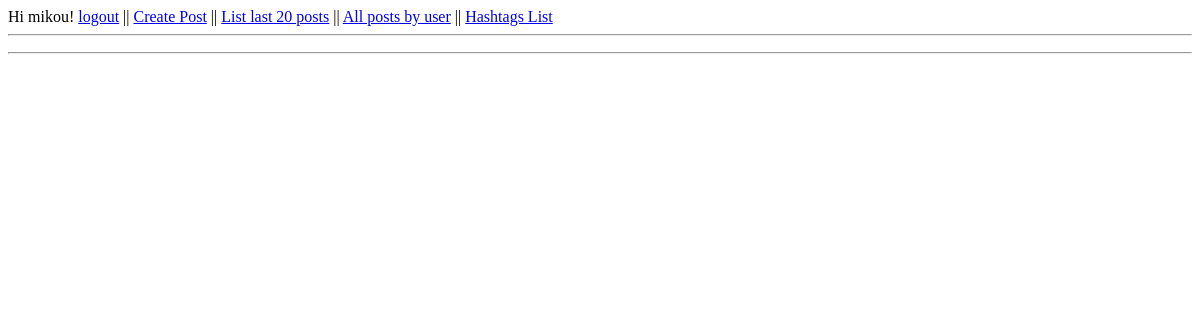
Before: /hashtags_list/ (signed in) with the older database file.
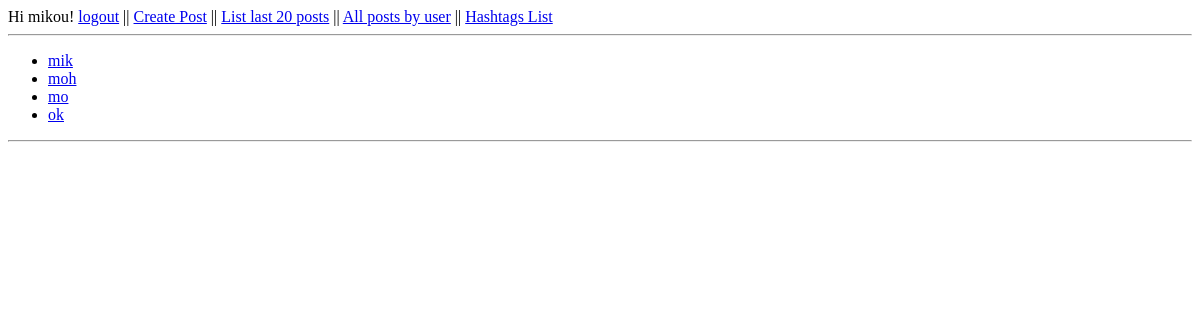
After: the same page with the newer database file.
### blogs/models.py (models this page shows, shortened)
class HashTag(models.Model):
    name = models.CharField(max_length=64, unique=True)
    message = models.ManyToManyField(Message)

### blogs/views.py (the view)
# urls.py: path('hashtags_list/', views.ViewHashtagsList.as_view(), name='hashtags_list'),
class ViewHashtagsList(ListView):
    template_name = 'blogs/hashtags_list.html'
    queryset = HashTag.objects.all()

### templates/blogs/hashtags_list.html (shortened to what this page needs)
{% extends 'base.html' %}
{% block content %}
<ul>
	{% for hashtag in object_list %}
	   <li><a href="{% url 'messages_with_hashtag' hash=hashtag.name %}">{{ hashtag.name }}</a></li>
	{% endfor %}
</ul>
{% endblock %}

Changed rows visible on the page:
added HashTag: name "mik"
added HashTag: name "moh"
added HashTag: name "mo"
added HashTag: name "ok"
